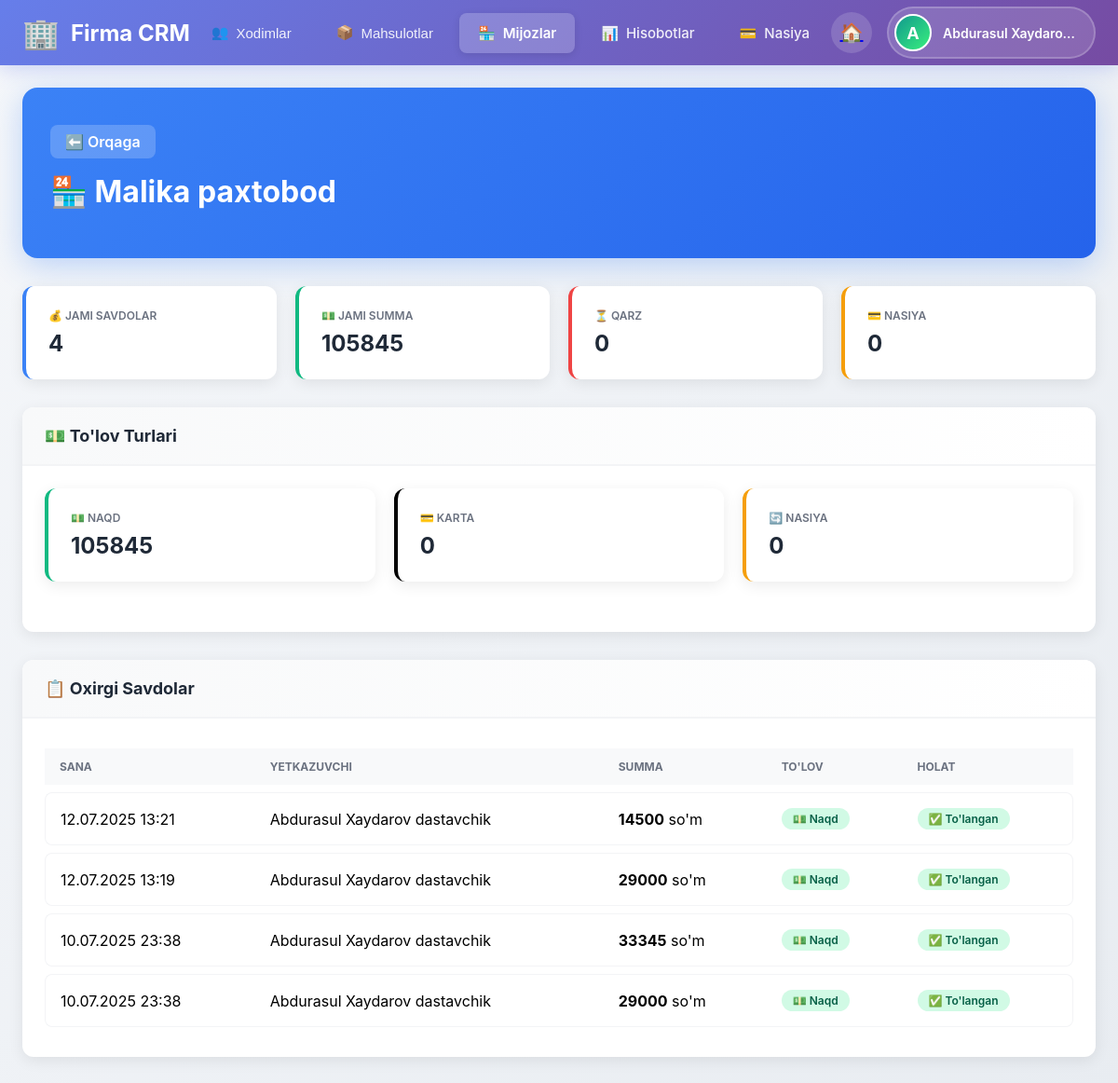
Page /mijoz/1/ (signed in) on the earlier database version.
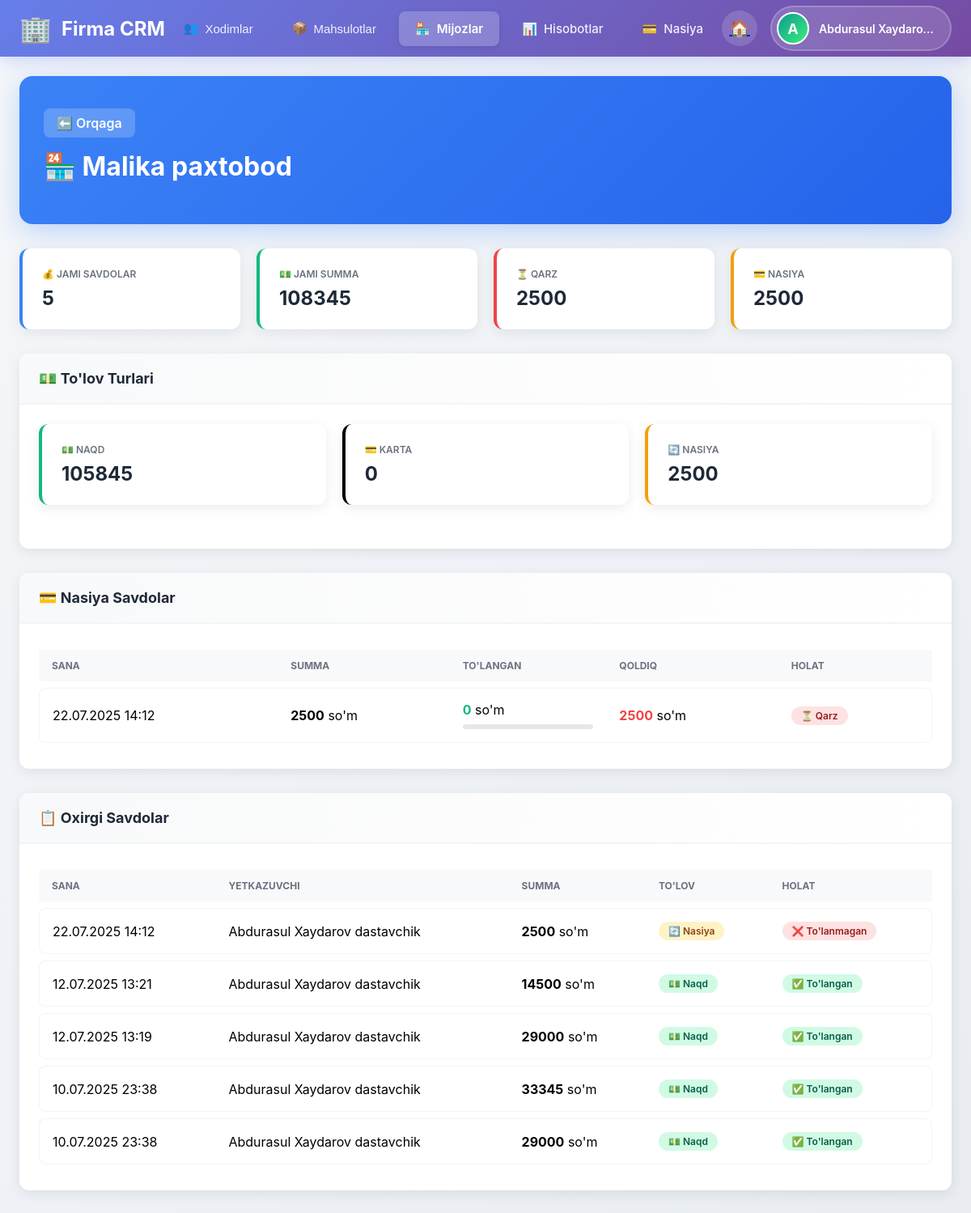
Same page on the later database version.
### main/models.py (models this page shows, shortened)
class Savdo(models.Model):
    ST_CHOICES = (
        ('naqd', 'Naqd'),
        ('karta', 'Karta'),
        ('nasiya', 'Nasiya'),
    )
    haridor_dukon = models.ForeignKey(HaridorDukon, on_delete=models.CASCADE)
    yetkazib_beruvchi = models.ForeignKey(YetkazibBeruvchi, on_delete=models.CASCADE)
    vaqt_sana = models.DateTimeField(auto_now_add=True)
    oluvchining_ismi = models.CharField(max_length=255)
    smm = models.TextField(verbose_name="Sotilgan mahsulot miqdori", blank=True, null=True)
    smr = models.ImageField(upload_to='savdo/')
    st = models.CharField(max_length=20, choices=ST_CHOICES)
    summa=models.FloatField(null=True, blank=True)
    tulandi = models.BooleanField(default=False)
    tasdiq_kutilmoqda = models.BooleanField(default=False)

class YetkazibBeruvchi(models.Model):
    user = models.OneToOneField(User, on_delete=models.CASCADE)
    tuliq_ismi = models.CharField(max_length=255)
    rasmi = models.ImageField(upload_to='yetkazib/')
    bmh = models.TextField(verbose_name="Biriktirilgan mashina haqida")
    bmr = models.ImageField(upload_to='mashina_rasmlar/')
    mahsulotlar = models.TextField(null=True, blank=True)

### main/mijoz_views.py (the view)
# urls.py: path('mijoz/<int:mijoz_id>/', mijoz_detail, name='mijoz_detail'),
@login_required(login_url='login')
def mijoz_detail(request, mijoz_id):
    if request.user.type != 'ega':
        return redirect('main')
    mijoz = get_object_or_404(HaridorDukon, id=mijoz_id)
    savdolar = Savdo.objects.filter(haridor_dukon=mijoz).order_by('-vaqt_sana')
    total_sales = savdolar.count()
    total_amount = sum([s.summa or 0 for s in savdolar])
    naqd_amount = sum([s.summa or 0 for s in savdolar.filter(st='naqd')])
    karta_amount = sum([s.summa or 0 for s in savdolar.filter(st='karta')])
    nasiya_amount = sum([s.summa or 0 for s in savdolar.filter(st='nasiya')])
    nasiya_savdolar = savdolar.filter(st='nasiya')
    credit_sales_list = []
    total_debt = 0
    total_paid_for_credits = 0
    for savdo in nasiya_savdolar:
        payments = NasiyaTolov.objects.filter(savdo=savdo).order_by('-tolov_sanasi')
        total_paid = sum([p.tolov_summasi for p in payments])
        remaining = (savdo.summa or 0) - total_paid
        credit_sales_list.append({
            'savdo': savdo,
            'payments': payments,
            'total_paid': total_paid,
            'remaining': remaining,
            'is_fully_paid': remaining <= 0
        })
        if remaining > 0:
            total_debt += remaining
        total_paid_for_credits += total_paid
    recent_sales = savdolar[:10]
    context = {
        'mijoz': mijoz,
        'total_sales': total_sales,
        'total_amount': total_amount,
        'naqd_amount': naqd_amount,
        'karta_amount': karta_amount,
        'nasiya_amount': nasiya_amount,
        'credit_sales_list': credit_sales_list,
        'total_debt': total_debt,
        'total_paid_for_credits': total_paid_for_credits,
        'recent_sales': recent_sales,
    }
    return render(request, 'mijoz_detail.html', context)

### main/models.py (called while the page is built)
    @property
    def rasmi(self):
        if self.type == 'yetkazib_beruvchi':
            try:
                return YetkazibBeruvchi.objects.get(user=self).rasmi.url
            except YetkazibBeruvchi.DoesNotExist:
                return None
        elif self.type == 'pazanda':
            try:
                return Pazanda.objects.get(user=self).rasmi.url
            except Pazanda.DoesNotExist:
                return None
        return None

### main/templates/mijoz_detail.html (shortened to what the changed rows need)
{% extends 'egabase.html' %}
{% load static %}
{% block content %}
<div class="page-header">
    <h1>🏪 {{ mijoz.nomi }}</h1>
</div>
<div class="stats-grid">
    <div class="stat-card primary">
        <div class="stat-label">💰 Jami Savdolar</div>
        <div class="stat-value">{{ total_sales }}</div>
    </div>
    <div class="stat-card success">
        <div class="stat-label">💵 Jami Summa</div>
        <div class="stat-value">{{ total_amount|floatformat:0 }}</div>
    </div>
    <div class="stat-card danger">
        <div class="stat-label">⏳ Qarz</div>
        <div class="stat-value">{{ total_debt|floatformat:0 }}</div>
    </div>
    <div class="stat-card warning">
        <div class="stat-label">💳 Nasiya</div>
        <div class="stat-value">{{ nasiya_amount|floatformat:0 }}</div>
    </div>
</div>
<div class="section">
    <div class="section-content">
        <div class="stats-grid">
            <div class="stat-card warning">
                <div class="stat-label">🔄 Nasiya</div>
                <div class="stat-value">{{ nasiya_amount|floatformat:0 }}</div>
            </div>
        </div>
    </div>
</div>
{% if credit_sales_list %}
<div class="section">
    <div class="section-header">
        <div class="section-title">💳 Nasiya Savdolar</div>
    </div>
    <div class="section-content">
        <table class="data-table">
            <thead>
                <tr>
                    <th>Sana</th>
                    <th>Summa</th>
                    <th>To'langan</th>
                    <th>Qoldiq</th>
                    <th>Holat</th>
                </tr>
            </thead>
            <tbody>
                {% for credit in credit_sales_list %}
                <tr>
                    <td data-label="Sana">{{ credit.savdo.vaqt_sana|date:"d.m.Y H:i" }}</td>
                    <td data-label="Summa"><strong>{{ credit.savdo.summa|floatformat:0 }}</strong> so'm</td>
                    <td data-label="To'langan">
                        <span style="color: #10b981; font-weight: 700;">{{ credit.total_paid|floatformat:0 }}</span>
                        so'm
                        {% if credit.savdo.summa > 0 %}
                        <div class="progress-bar">
                        </div>
                        {% endif %}
                    </td>
                    <td data-label="Qoldiq">
                        <span style="color: #ef4444; font-weight: 700;">{{ credit.remaining|floatformat:0 }}</span> so'm
                    </td>
                    <td data-label="Holat">
                        {% if credit.is_fully_paid %}
                        <span class="badge success">✅ To'langan</span>
                        {% else %}
                        <span class="badge danger">⏳ Qarz</span>
                        {% endif %}
                    </td>
                </tr>
                {% endfor %}
            </tbody>
        </table>
    </div>
</div>
{% endif %}
<div class="section">
    <div class="section-content">
        <table class="data-table">
            <thead>
                <tr>
                    <th>Sana</th>
                    <th>Yetkazuvchi</th>
                    <th>Summa</th>
                    <th>To'lov</th>
                    <th>Holat</th>
                </tr>
            </thead>
            <tbody>
                {% for savdo in recent_sales %}
                <tr>
                    <td data-label="Sana">{{ savdo.vaqt_sana|date:"d.m.Y H:i" }}</td>
                    <td data-label="Yetkazuvchi">{{ savdo.yetkazib_beruvchi.tuliq_ismi }}</td>
                    <td data-label="Summa"><strong>{{ savdo.summa|floatformat:0 }}</strong> so'm</td>
                    <td data-label="To'lov">
                        {% if savdo.st == 'naqd' %}
                        <span class="badge success">💵 Naqd</span>
                        {% elif savdo.st == 'karta' %}
                        <span class="badge info">💳 Karta</span>
                        {% else %}
                        <span class="badge warning">🔄 Nasiya</span>
                        {% endif %}
                    </td>
                    <td data-label="Holat">
                        {% if savdo.tulandi %}
                        <span class="badge success">✅ To'langan</span>
                        {% else %}
                        <span class="badge danger">❌ To'lanmagan</span>
                        {% endif %}
                    </td>
                </tr>
                {% empty %}
                <tr>
                    <td colspan="5" style="text-align: center; color: #9ca3af; padding: 40px;">
                        Savdolar topilmadi
                    </td>
                </tr>
                {% endfor %}
            </tbody>
        </table>
    </div>
</div>
{% endblock %}

Differences in the rows shown:
added Savdo: savdo.vaqt_sana "22.07.2025 14:12", savdo.summa "2500", total_paid "0", remaining "2500", vaqt_sana "22.07.2025 14:12", yetkazib_beruvchi.tuliq_ismi "Abdurasul Xaydarov dastavchik", summa "2500", st "🔄 Nasiya", tulandi "❌ To'lanmagan"
Other differences:
{{ total_sales }}: "4" → "5"
{{ total_amount|floatformat:0 }}: "105845" → "108345"
{{ total_debt|floatformat:0 }}: "0" → "2500"
{{ nasiya_amount|floatformat:0 }}: "0" → "2500"
text now shown: "💳 Nasiya Savdolar SANA SUMMA TO'LANGAN QOLDIQ HOLAT"
